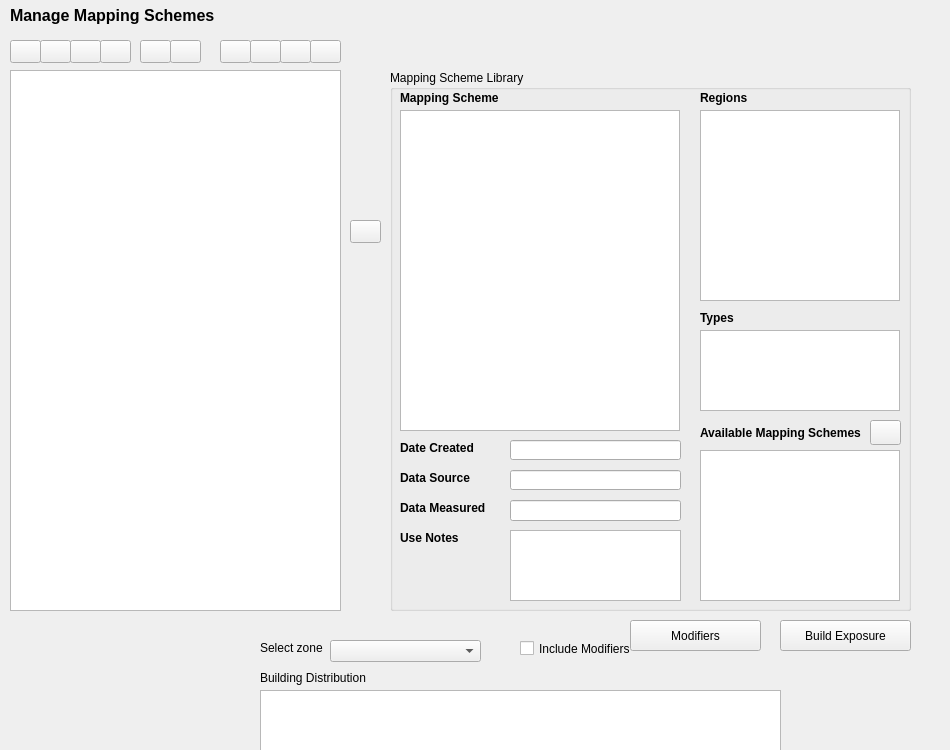
<?xml version="1.0" encoding="UTF-8"?>
<ui version="4.0">
 <class>widgetMappingSchemes</class>
 <widget class="QWidget" name="widgetMappingSchemes">
  <property name="geometry">
   <rect>
    <x>0</x>
    <y>0</y>
    <width>950</width>
    <height>750</height>
   </rect>
  </property>
  <property name="windowTitle">
   <string>Form</string>
  </property>
  <widget class="QPushButton" name="btn_secondary_mod">
   <property name="geometry">
    <rect>
     <x>630</x>
     <y>620</y>
     <width>131</width>
     <height>31</height>
    </rect>
   </property>
   <property name="text">
    <string>Modifiers</string>
   </property>
  </widget>
  <widget class="QPushButton" name="btn_build_exposure">
   <property name="geometry">
    <rect>
     <x>780</x>
     <y>620</y>
     <width>131</width>
     <height>31</height>
    </rect>
   </property>
   <property name="text">
    <string>Build Exposure</string>
   </property>
  </widget>
  <widget class="QLabel" name="lb_panel_title">
   <property name="geometry">
    <rect>
     <x>10</x>
     <y>0</y>
     <width>501</width>
     <height>31</height>
    </rect>
   </property>
   <property name="font">
    <font>
     <pointsize>12</pointsize>
     <weight>75</weight>
     <bold>true</bold>
    </font>
   </property>
   <property name="text">
    <string>Manage Mapping Schemes</string>
   </property>
  </widget>
  <widget class="QWidget" name="widget_ms_tree" native="true">
   <property name="geometry">
    <rect>
     <x>10</x>
     <y>40</y>
     <width>331</width>
     <height>571</height>
    </rect>
   </property>
   <widget class="QWidget" name="widget_ms_buttons_r" native="true">
    <property name="geometry">
     <rect>
      <x>210</x>
      <y>0</y>
      <width>121</width>
      <height>31</height>
     </rect>
    </property>
    <widget class="QPushButton" name="btn_edit_level">
     <property name="geometry">
      <rect>
       <x>90</x>
       <y>0</y>
       <width>31</width>
       <height>23</height>
      </rect>
     </property>
     <property name="toolTip">
      <string>Edit Level</string>
     </property>
     <property name="text">
      <string/>
     </property>
     <property name="icon">
      <iconset resource="resources/SIDDResource.qrc">
       <normaloff>:/imgs/icons/edit.png</normaloff>:/imgs/icons/edit.png</iconset>
     </property>
    </widget>
    <widget class="QPushButton" name="btn_del_child">
     <property name="geometry">
      <rect>
       <x>60</x>
       <y>0</y>
       <width>31</width>
       <height>23</height>
      </rect>
     </property>
     <property name="toolTip">
      <string>Delete Selected Node </string>
     </property>
     <property name="text">
      <string/>
     </property>
     <property name="icon">
      <iconset resource="resources/SIDDResource.qrc">
       <normaloff>:/imgs/icons/delete.png</normaloff>:/imgs/icons/delete.png</iconset>
     </property>
    </widget>
    <widget class="QPushButton" name="btn_add_child">
     <property name="geometry">
      <rect>
       <x>30</x>
       <y>0</y>
       <width>31</width>
       <height>23</height>
      </rect>
     </property>
     <property name="toolTip">
      <string>Add/Edit Child Nodes</string>
     </property>
     <property name="text">
      <string/>
     </property>
     <property name="icon">
      <iconset resource="resources/SIDDResource.qrc">
       <normaloff>:/imgs/icons/add.png</normaloff>:/imgs/icons/add.png</iconset>
     </property>
    </widget>
    <widget class="QPushButton" name="btn_add_zone">
     <property name="geometry">
      <rect>
       <x>0</x>
       <y>0</y>
       <width>31</width>
       <height>23</height>
      </rect>
     </property>
     <property name="toolTip">
      <string>Add New Zone</string>
     </property>
     <property name="text">
      <string/>
     </property>
     <property name="icon">
      <iconset resource="resources/SIDDResource.qrc">
       <normaloff>:/imgs/icons/element_clouds.png</normaloff>:/imgs/icons/element_clouds.png</iconset>
     </property>
    </widget>
   </widget>
   <widget class="QTreeView" name="tree_ms">
    <property name="geometry">
     <rect>
      <x>0</x>
      <y>30</y>
      <width>331</width>
      <height>541</height>
     </rect>
    </property>
   </widget>
   <widget class="QWidget" name="widget_ms_buttons_l" native="true">
    <property name="geometry">
     <rect>
      <x>0</x>
      <y>0</y>
      <width>191</width>
      <height>31</height>
     </rect>
    </property>
    <widget class="QPushButton" name="btn_save_ms">
     <property name="geometry">
      <rect>
       <x>60</x>
       <y>0</y>
       <width>31</width>
       <height>23</height>
      </rect>
     </property>
     <property name="toolTip">
      <string>Save Mapping Scheme</string>
     </property>
     <property name="text">
      <string/>
     </property>
     <property name="icon">
      <iconset resource="resources/SIDDResource.qrc">
       <normaloff>:/imgs/icons/save.png</normaloff>:/imgs/icons/save.png</iconset>
     </property>
    </widget>
    <widget class="QPushButton" name="btn_create_ms">
     <property name="geometry">
      <rect>
       <x>0</x>
       <y>0</y>
       <width>31</width>
       <height>23</height>
      </rect>
     </property>
     <property name="toolTip">
      <string>Create New Mapping Scheme</string>
     </property>
     <property name="text">
      <string/>
     </property>
     <property name="icon">
      <iconset resource="resources/SIDDResource.qrc">
       <normaloff>:/imgs/icons/new.png</normaloff>:/imgs/icons/new.png</iconset>
     </property>
    </widget>
    <widget class="QPushButton" name="btn_expand_tree">
     <property name="geometry">
      <rect>
       <x>130</x>
       <y>0</y>
       <width>31</width>
       <height>23</height>
      </rect>
     </property>
     <property name="toolTip">
      <string>Expand Mapping Scheme Tree</string>
     </property>
     <property name="text">
      <string/>
     </property>
     <property name="icon">
      <iconset resource="resources/SIDDResource.qrc">
       <normaloff>:/imgs/icons/magnify_plus.png</normaloff>:/imgs/icons/magnify_plus.png</iconset>
     </property>
    </widget>
    <widget class="QPushButton" name="btn_collapse_tree">
     <property name="geometry">
      <rect>
       <x>160</x>
       <y>0</y>
       <width>31</width>
       <height>23</height>
      </rect>
     </property>
     <property name="toolTip">
      <string>Collapse Mapping Scheme Tree</string>
     </property>
     <property name="text">
      <string/>
     </property>
     <property name="icon">
      <iconset resource="resources/SIDDResource.qrc">
       <normaloff>:/imgs/icons/magnify_minus.png</normaloff>:/imgs/icons/magnify_minus.png</iconset>
     </property>
    </widget>
    <widget class="QPushButton" name="btn_save_to_lib">
     <property name="geometry">
      <rect>
       <x>90</x>
       <y>0</y>
       <width>31</width>
       <height>23</height>
      </rect>
     </property>
     <property name="toolTip">
      <string>Save Mapping Scheme into Library</string>
     </property>
     <property name="text">
      <string/>
     </property>
     <property name="icon">
      <iconset resource="resources/SIDDResource.qrc">
       <normaloff>:/imgs/icons/book.png</normaloff>:/imgs/icons/book.png</iconset>
     </property>
    </widget>
    <widget class="QPushButton" name="btn_load_ms">
     <property name="geometry">
      <rect>
       <x>30</x>
       <y>0</y>
       <width>31</width>
       <height>23</height>
      </rect>
     </property>
     <property name="toolTip">
      <string>Load Mapping Scheme XML</string>
     </property>
     <property name="text">
      <string/>
     </property>
     <property name="icon">
      <iconset resource="resources/SIDDResource.qrc">
       <normaloff>:/imgs/icons/folder_open.png</normaloff>:/imgs/icons/folder_open.png</iconset>
     </property>
    </widget>
   </widget>
  </widget>
  <widget class="QWidget" name="widget_ms_library" native="true">
   <property name="geometry">
    <rect>
     <x>350</x>
     <y>70</y>
     <width>561</width>
     <height>541</height>
    </rect>
   </property>
   <widget class="QPushButton" name="btn_add_branch">
    <property name="geometry">
     <rect>
      <x>0</x>
      <y>150</y>
      <width>31</width>
      <height>23</height>
     </rect>
    </property>
    <property name="toolTip">
     <string>Append Selected Mapping Scheme from Library to Zone</string>
    </property>
    <property name="text">
     <string/>
    </property>
    <property name="icon">
     <iconset resource="resources/SIDDResource.qrc">
      <normaloff>:/imgs/icons/arrow_left.png</normaloff>:/imgs/icons/arrow_left.png</iconset>
    </property>
   </widget>
   <widget class="QGroupBox" name="box_ms_library">
    <property name="enabled">
     <bool>true</bool>
    </property>
    <property name="geometry">
     <rect>
      <x>40</x>
      <y>0</y>
      <width>521</width>
      <height>541</height>
     </rect>
    </property>
    <property name="title">
     <string>Mapping Scheme Library</string>
    </property>
    <widget class="QListWidget" name="list_ms_library_regions">
     <property name="geometry">
      <rect>
       <x>310</x>
       <y>40</y>
       <width>200</width>
       <height>191</height>
      </rect>
     </property>
    </widget>
    <widget class="QLabel" name="lb_ms_library_regions">
     <property name="geometry">
      <rect>
       <x>310</x>
       <y>20</y>
       <width>200</width>
       <height>16</height>
      </rect>
     </property>
     <property name="font">
      <font>
       <weight>75</weight>
       <bold>true</bold>
      </font>
     </property>
     <property name="text">
      <string>Regions</string>
     </property>
    </widget>
    <widget class="QLabel" name="lb_ms_library_types">
     <property name="geometry">
      <rect>
       <x>310</x>
       <y>240</y>
       <width>200</width>
       <height>16</height>
      </rect>
     </property>
     <property name="font">
      <font>
       <weight>75</weight>
       <bold>true</bold>
      </font>
     </property>
     <property name="text">
      <string>Types</string>
     </property>
    </widget>
    <widget class="QListWidget" name="list_ms_library_types">
     <property name="geometry">
      <rect>
       <x>310</x>
       <y>260</y>
       <width>200</width>
       <height>81</height>
      </rect>
     </property>
    </widget>
    <widget class="QListWidget" name="list_ms_library_msnames">
     <property name="geometry">
      <rect>
       <x>310</x>
       <y>380</y>
       <width>200</width>
       <height>151</height>
      </rect>
     </property>
    </widget>
    <widget class="QLabel" name="lb_ms_library_msnames">
     <property name="geometry">
      <rect>
       <x>310</x>
       <y>350</y>
       <width>200</width>
       <height>25</height>
      </rect>
     </property>
     <property name="font">
      <font>
       <weight>75</weight>
       <bold>true</bold>
      </font>
     </property>
     <property name="text">
      <string>Available Mapping Schemes</string>
     </property>
    </widget>
    <widget class="QTreeView" name="tree_ms_library">
     <property name="geometry">
      <rect>
       <x>10</x>
       <y>40</y>
       <width>280</width>
       <height>321</height>
      </rect>
     </property>
    </widget>
    <widget class="QLabel" name="lb_tree_ms_library">
     <property name="geometry">
      <rect>
       <x>20</x>
       <y>20</y>
       <width>280</width>
       <height>16</height>
      </rect>
     </property>
     <property name="font">
      <font>
       <weight>75</weight>
       <bold>true</bold>
      </font>
     </property>
    </widget>
    <widget class="QLabel" name="lb_ms_library_date">
     <property name="geometry">
      <rect>
       <x>10</x>
       <y>370</y>
       <width>100</width>
       <height>16</height>
      </rect>
     </property>
     <property name="font">
      <font>
       <weight>75</weight>
       <bold>true</bold>
      </font>
     </property>
     <property name="text">
      <string>Date Created</string>
     </property>
    </widget>
    <widget class="QLabel" name="lb_ms_library_notes">
     <property name="geometry">
      <rect>
       <x>10</x>
       <y>460</y>
       <width>100</width>
       <height>16</height>
      </rect>
     </property>
     <property name="font">
      <font>
       <weight>75</weight>
       <bold>true</bold>
      </font>
     </property>
     <property name="text">
      <string>Use Notes</string>
     </property>
    </widget>
    <widget class="QLineEdit" name="txt_ms_library_date">
     <property name="geometry">
      <rect>
       <x>120</x>
       <y>370</y>
       <width>171</width>
       <height>20</height>
      </rect>
     </property>
     <property name="readOnly">
      <bool>true</bool>
     </property>
    </widget>
    <widget class="QTextEdit" name="txt_ms_library_notes">
     <property name="geometry">
      <rect>
       <x>120</x>
       <y>460</y>
       <width>171</width>
       <height>71</height>
      </rect>
     </property>
     <property name="readOnly">
      <bool>true</bool>
     </property>
    </widget>
    <widget class="QLineEdit" name="txt_ms_library_datasource">
     <property name="geometry">
      <rect>
       <x>120</x>
       <y>400</y>
       <width>171</width>
       <height>20</height>
      </rect>
     </property>
     <property name="readOnly">
      <bool>true</bool>
     </property>
    </widget>
    <widget class="QLabel" name="lb_ms_library_datasource">
     <property name="geometry">
      <rect>
       <x>10</x>
       <y>400</y>
       <width>100</width>
       <height>16</height>
      </rect>
     </property>
     <property name="font">
      <font>
       <weight>75</weight>
       <bold>true</bold>
      </font>
     </property>
     <property name="text">
      <string>Data Source</string>
     </property>
    </widget>
    <widget class="QLabel" name="lb_ms_library_quality">
     <property name="geometry">
      <rect>
       <x>10</x>
       <y>430</y>
       <width>100</width>
       <height>16</height>
      </rect>
     </property>
     <property name="font">
      <font>
       <weight>75</weight>
       <bold>true</bold>
      </font>
     </property>
     <property name="text">
      <string>Data Measured</string>
     </property>
    </widget>
    <widget class="QLineEdit" name="txt_ms_library_quality">
     <property name="geometry">
      <rect>
       <x>120</x>
       <y>430</y>
       <width>171</width>
       <height>21</height>
      </rect>
     </property>
     <property name="readOnly">
      <bool>true</bool>
     </property>
    </widget>
    <widget class="QLabel" name="lb_ms_library_ms">
     <property name="geometry">
      <rect>
       <x>10</x>
       <y>20</y>
       <width>100</width>
       <height>16</height>
      </rect>
     </property>
     <property name="font">
      <font>
       <weight>75</weight>
       <bold>true</bold>
      </font>
     </property>
     <property name="text">
      <string>Mapping Scheme</string>
     </property>
    </widget>
    <widget class="QPushButton" name="btn_del_lib_ms">
     <property name="geometry">
      <rect>
       <x>480</x>
       <y>350</y>
       <width>31</width>
       <height>25</height>
      </rect>
     </property>
     <property name="toolTip">
      <string>Delete Selected Mapping Scheme</string>
     </property>
     <property name="text">
      <string/>
     </property>
     <property name="icon">
      <iconset resource="resources/SIDDResource.qrc">
       <normaloff>:/imgs/icons/minus.png</normaloff>:/imgs/icons/minus.png</iconset>
     </property>
    </widget>
   </widget>
  </widget>
  <widget class="QWidget" name="widget_ms_leaves" native="true">
   <property name="geometry">
    <rect>
     <x>220</x>
     <y>640</y>
     <width>561</width>
     <height>531</height>
    </rect>
   </property>
   <widget class="QTableView" name="table_ms_leaves">
    <property name="geometry">
     <rect>
      <x>40</x>
      <y>50</y>
      <width>521</width>
      <height>441</height>
     </rect>
    </property>
   </widget>
   <widget class="QComboBox" name="cb_ms_zones">
    <property name="geometry">
     <rect>
      <x>110</x>
      <y>0</y>
      <width>151</width>
      <height>22</height>
     </rect>
    </property>
   </widget>
   <widget class="QLabel" name="lb_ms_zones">
    <property name="geometry">
     <rect>
      <x>40</x>
      <y>0</y>
      <width>91</width>
      <height>16</height>
     </rect>
    </property>
    <property name="text">
     <string>Select zone</string>
    </property>
    <property name="alignment">
     <set>Qt::AlignLeading|Qt::AlignLeft|Qt::AlignVCenter</set>
    </property>
   </widget>
   <widget class="QLineEdit" name="txt_leaves_total">
    <property name="geometry">
     <rect>
      <x>410</x>
      <y>500</y>
      <width>151</width>
      <height>20</height>
     </rect>
    </property>
    <property name="readOnly">
     <bool>true</bool>
    </property>
   </widget>
   <widget class="QLabel" name="lb_leaves_total">
    <property name="geometry">
     <rect>
      <x>300</x>
      <y>500</y>
      <width>91</width>
      <height>20</height>
     </rect>
    </property>
    <property name="text">
     <string>Total</string>
    </property>
    <property name="alignment">
     <set>Qt::AlignRight|Qt::AlignTrailing|Qt::AlignVCenter</set>
    </property>
   </widget>
   <widget class="QLabel" name="lb_ms_leaves">
    <property name="geometry">
     <rect>
      <x>40</x>
      <y>30</y>
      <width>111</width>
      <height>16</height>
     </rect>
    </property>
    <property name="text">
     <string>Building Distribution</string>
    </property>
   </widget>
   <widget class="QCheckBox" name="ck_use_modifier">
    <property name="geometry">
     <rect>
      <x>300</x>
      <y>0</y>
      <width>131</width>
      <height>17</height>
     </rect>
    </property>
    <property name="text">
     <string>Include Modifiers</string>
    </property>
   </widget>
  </widget>
  <widget class="QLabel" name="lb_gem_logo">
   <property name="geometry">
    <rect>
     <x>830</x>
     <y>0</y>
     <width>121</width>
     <height>61</height>
    </rect>
   </property>
   <property name="text">
    <string/>
   </property>
   <property name="pixmap">
    <pixmap resource="resources/SIDDResource.qrc">:/imgs/gem_logo_120X60.png</pixmap>
   </property>
   <property name="scaledContents">
    <bool>false</bool>
   </property>
  </widget>
 </widget>
 <resources>
  <include location="resources/SIDDResource.qrc"/>
 </resources>
 <connections/>
 <slots>
  <slot>buildMS()</slot>
  <slot>createMS()</slot>
  <slot>saveMS()</slot>
  <slot>addBranch()</slot>
  <slot>removeBranch()</slot>
  <slot>editBranch()</slot>
  <slot>setModifiers()</slot>
  <slot>applyMS()</slot>
  <slot>appendBranch()</slot>
  <slot>showRegionMS()</slot>
  <slot>showTypeMS()</slot>
  <slot>showMS()</slot>
  <slot>regionSelected()</slot>
  <slot>typeSelected()</slot>
  <slot>msSelected()</slot>
  <slot>toggleMSLibrary()</slot>
  <slot>deleteLibraryMS()</slot>
 </slots>
</ui>
